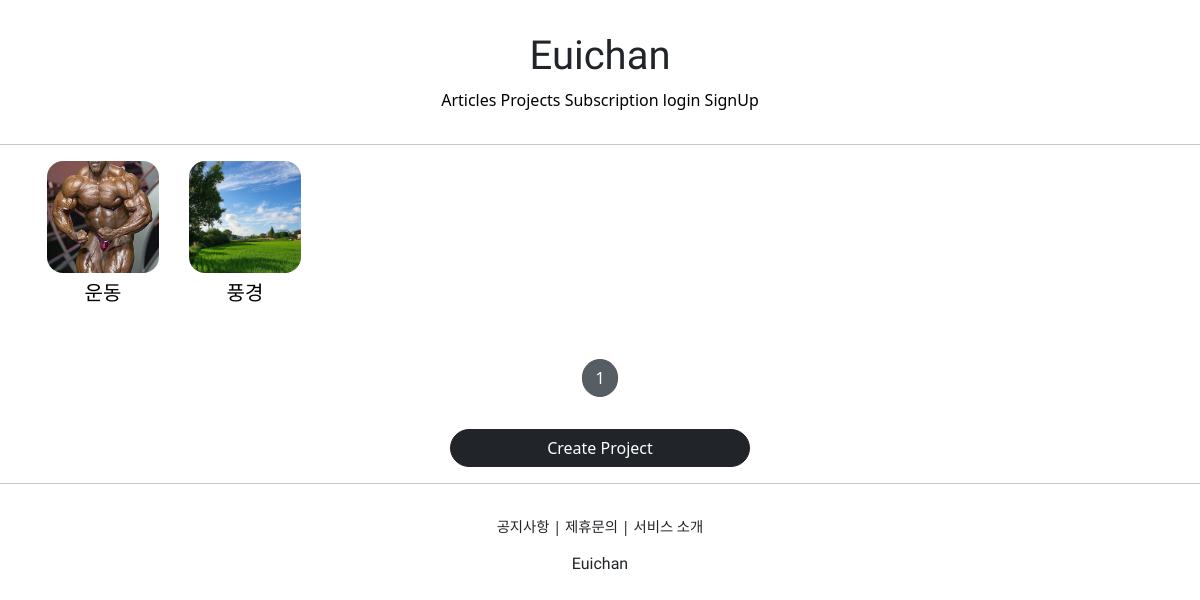
/projects/list/, run on the app's committed database.
### projectapp/models.py (models this page shows)
class Project(models.Model):
    image = models.ImageField(upload_to='project/', null=True)
    title = models.CharField(max_length=20, null=False)
    description = models.CharField(max_length=200, null=True)
    created_at = models.DateTimeField(auto_now=True)

### projectapp/views.py (the view)
# urls.py: path('list/', ProjectListView.as_view(), name='list'),
class ProjectListView(ListView):
    model = Project
    context_object_name = 'project_list'
    template_name = 'projectapp/list.html'
    paginate_by = 25

### projectapp/templates/projectapp/list.html (shortened to what this page needs)
{% extends 'base.html' %}
{% load static %}
{% block content %}
    {% if project_list %}
    <div class="container">
        {% for project in project_list %}
        <a href="{% url 'projectapp:detail' pk=project.pk %}" style="color:black; text-decoration: none;">
            {% include 'snippets/card_project.html' with project=project %}
        </a>
        {% endfor %}
    </div>
    {% else %}
    <div class="text-center">
        <h1>No Project YET!</h1>
    </div>
    {% endif %}
    {% include 'snippets/pagination.html' with page_obj=page_obj %}
    <div style="text-align: center">
        <a href="{% url 'projectapp:create' %}" class="btn btn-dark rounded-pill col-3 mt-3">
            Create Project
        </a>
    </div>
{% endblock %}

### templates/snippets/card_project.html
<div style="display: block; text-align:center;">
  <img src="{{ project.image.url }}" alt="">
  <h5 class="mt-2" style="font-family: 'NanumSquareB' ">
    {{ project.title | truncatechars:8 }}
  </h5>
</div>

### static/base.css (style rules this page uses)
a { color: black; }

### projectapp/templates/projectapp/list.html (style rules this page uses)
.container { padding: 0; margin: 0, auto; }
.container div { display: flex; justify-content: center; align-items: center; border-radius: 1rem; }
.container img { width: 7rem; height: 7rem; object-fit:cover; border-radius: 1rem; }

### data on the page
Project: image (picture), title "운동"
Project: image (picture), title "풍경"

### other printed values
{{ page_obj.number }} "1"
